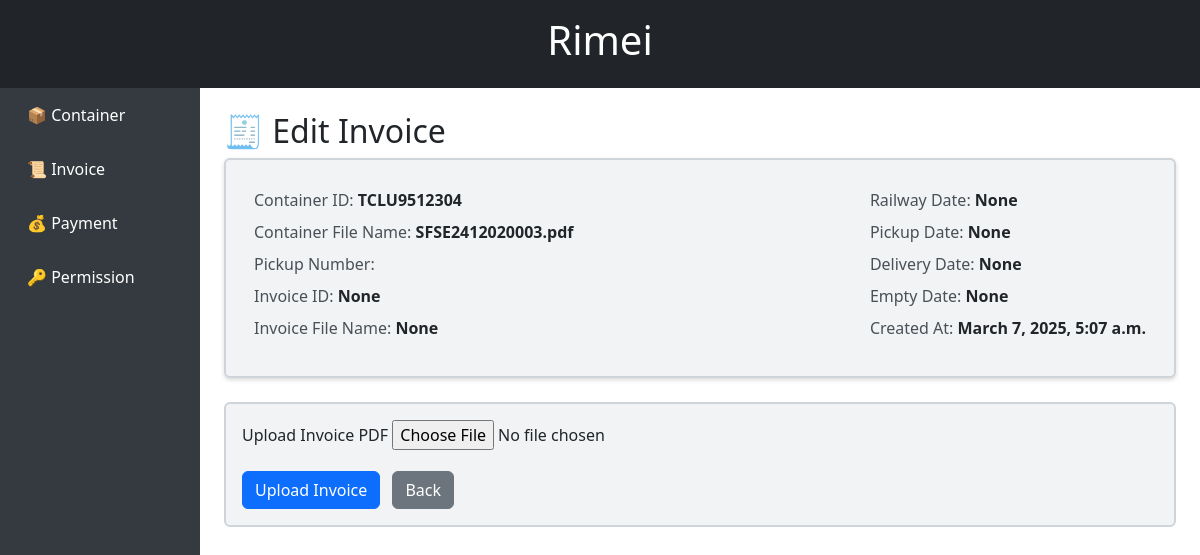
/edit_invoice/TCLU9512304/, run on the app's committed database.
### container/models.py (models this page shows, shortened)
class Container(models.Model):
    container_id = models.CharField(max_length=255)  # Container ID
    container_pdfname = models.CharField(max_length=255, blank=True)  # 上传的PDF文件名
    content = models.TextField(blank=True, null=True)  # 解析出的内容
    created_at = models.DateTimeField(auto_now_add=True)  # 创建时间
    created_user = models.CharField(max_length=255, blank=True, null=True)  # 创建用户
    railway_date = models.DateField(blank=True, null=True)  # 铁路日期
    pickup_date = models.DateField(blank=True, null=True)  # 提货日期
    delivery_date = models.DateField(blank=True, null=True)  # 交货日期
    empty_date = models.DateField(blank=True, null=True)  # 空箱日期
    pickup_number = models.CharField(max_length=255, blank=True, null=True)  # 提货编号
    invoice_id = models.CharField(max_length=255, blank=True, null=True)  # 发票ID
    invoice_pdfname = models.CharField(max_length=255, blank=True, null=True)  # 发票PDF文件名

### container/pyviews/invoice.py (the view, shortened to what this page needs)
# urls.py: path("edit_invoice/<str:container_id>/", invoice.edit_invoice, name="edit_invoice"),
def edit_invoice(request, container_id):
    print("--------------edit_invoice-----------------", container_id)
    print("-----------------edit_invoice2-----------------")
    container = Container.objects.get(container_id=container_id)  # 获取完整的容器信息
    return render(request, 'container/invoiceManager/edit_invoice.html', {
        'container_id': container_id,
        'container': container  # 将容器信息传递给模板
    })

### container/templates/container/invoiceManager/edit_invoice.html (shortened to what this page needs)
{% extends "container/base.html" %}
{% block content %}
<h2>🧾 Edit Invoice</h2>
<div class="info-section mb-4 border p-3 rounded">
    <div class="d-flex justify-content-between">
        <div class="left-info">
            <p>Container ID: <strong>{{ container_id }}</strong></p>
            <p>Container File Name: <strong>{{ container.container_pdfname }}</strong></p>
            <p>Pickup Number: <strong>{{ container.pickup_number }}</strong></p>
            <p>Invoice ID: <strong>{{ container.invoice_id }}</strong></p>
            <p>Invoice File Name: <strong>{{ container.invoice_pdfname }}</strong></p>
        </div>
        <div class="right-info">
            <p>Railway Date: <strong>{{ container.railway_date }}</strong></p>
            <p>Pickup Date: <strong>{{ container.pickup_date }}</strong></p>
            <p>Delivery Date: <strong>{{ container.delivery_date }}</strong></p>
            <p>Empty Date: <strong>{{ container.empty_date }}</strong></p>
            <p>Created At: <strong>{{ container.created_at }}</strong></p>
        </div>
    </div>
</div>
<div>
    <form id="invoice-form" enctype="multipart/form-data" class="border p-3 rounded mb-4">
        <div class="mb-3">
            <label for="invoice-file" class="form-label">Upload Invoice PDF</label>
            <input type="file" id="invoice-file" name="invoice_file" accept="application/pdf" required>
        </div>
        <button type="submit" class="btn btn-primary">Upload Invoice</button>
        <a href="{% url 'invoice' %}" class="btn btn-secondary ms-2">Back</a>
    </form>
</div>
{% endblock %}

### container/templates/container/invoiceManager/edit_invoice.html (style rules this page uses)
.info-section, .email-section, #invoice-form { background-color: #f1f3f5; border: 2px solid #ced4da !important; border-radius: 6px; }
.info-section { box-shadow: 0 2px 4px rgba(0,0,0,0.15); }
.left-info, .right-info { padding: 12px; }
.left-info p, .right-info p { margin-bottom: 0.5rem; color: #495057; }
strong { color: #212529; }

### data on the page
Container: container "TCLU9512304", container_pdfname "SFSE2412020003.pdf", invoice_id "None", invoice_pdfname "None", railway_date "None", pickup_date "None", delivery_date "None", empty_date "None", created_at "March 7, 2025, 5:07 a.m."
